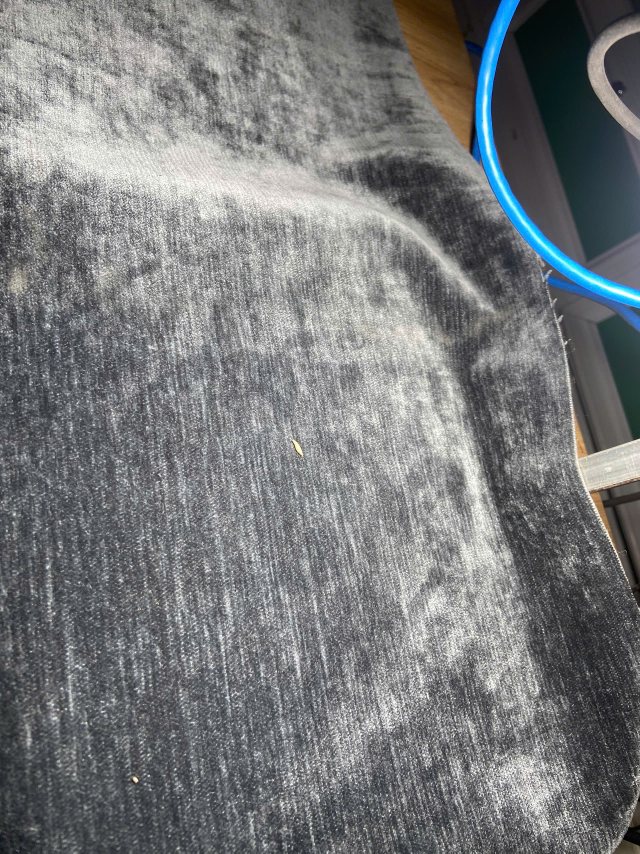
#> input picture example/1786380819696_8207874924451043551_g7970680555252413098_65f7bedb5146c0813f276f1ddf126049.jpg, 1920 x 2560 px (shown at 1/3 size)
$ python preview.py --input ../../../../example/1786380819696_8207874924451043551_g7970680555252413098_65f7bedb5146c0813f276f1ddf126049.jpg   (older library calls are emulated)
#> lines starting #> are read from the running program, lines starting #| are printed output that depends on the picture; after the words box and inside, x2 and y2 are one past the last pixel; in counts of white or black regions, pixels touching at a corner belong together
### backend/app/ai/preprocessing/config.py
"""Typed, reproducible configuration for preprocessing v2."""

from __future__ import annotations

from dataclasses import asdict, dataclass, fields, replace
import hashlib
import json
from pathlib import Path
from typing import Any, Mapping


@dataclass(frozen=True)
class PreprocessConfig:
    preprocessing_version: str = "v2"
    min_width: int = 512
    min_height: int = 512
    blur_threshold: float = 70.0
    max_dark_ratio: float = 0.20
    max_bright_ratio: float = 0.20
    dark_pixel_threshold: int = 20
    bright_pixel_threshold: int = 235

    roi_mode: str = "none"
    fixed_roi: Mapping[str, float | int] | None = None
    automatic_roi_min_area_ratio: float = 0.50
    automatic_roi_margin_ratio: float = 0.02

    apply_orientation_normalization: bool = False
    orientation_confidence_threshold: float = 0.60
    maximum_rotation_degrees: float = 15.0
    expected_orientation_degrees: float = 0.0

    apply_illumination_correction: bool = True
    illumination_sigma_ratio: float = 0.08

    apply_color_normalization: bool = False
    luminance_strength: float = 1.0
    chromatic_strength: float = 0.25
    lab_reference_mean: tuple[float, float, float] | None = None
    lab_reference_std: tuple[float, float, float] | None = None

    apply_denoising: bool = True
    bilateral_diameter: int = 5
    bilateral_sigma_color: float = 20.0
    bilateral_sigma_space: float = 5.0

    apply_clahe: bool = True
    clahe_clip_limit: float = 1.5
    clahe_grid_size: tuple[int, int] = (8, 8)

    apply_sharpening: bool = False
    sharpen_alpha: float = 0.25
    sharpen_sigma: float = 1.0

    target_max_size: int | None = 1024
    letterbox_size: tuple[int, int] | None = None
    patch_sizes: tuple[int, ...] = (224,)
    patch_overlap_ratio: float = 0.50
    minimum_fabric_coverage: float = 0.0

    generate_texture_view: bool = False
    calculate_fft_features: bool = False
    random_seed: int = 0

    def __post_init__(self) -> None:
        if self.preprocessing_version != "v2":
            raise ValueError("PreprocessConfig.preprocessing_version must be 'v2'.")
        if self.min_width <= 0 or self.min_height <= 0:
            raise ValueError("Minimum image dimensions must be positive.")
        if self.blur_threshold < 0:
            raise ValueError("blur_threshold cannot be negative.")
        for name in (
            "max_dark_ratio",
            "max_bright_ratio",
            "automatic_roi_min_area_ratio",
            "automatic_roi_margin_ratio",
            "orientation_confidence_threshold",
            "luminance_strength",
            "chromatic_strength",
            "patch_overlap_ratio",
            "minimum_fabric_coverage",
        ):
            value = float(getattr(self, name))
            if not 0.0 <= value <= 1.0:
                raise ValueError(f"{name} must be between 0 and 1.")
        if self.roi_mode not in {"none", "fixed", "automatic"}:
            raise ValueError("roi_mode must be 'none', 'fixed', or 'automatic'.")
        if self.roi_mode == "fixed" and not self.fixed_roi:
            raise ValueError("fixed_roi is required when roi_mode is 'fixed'.")
        if not 0 < self.illumination_sigma_ratio <= 0.5:
            raise ValueError("illumination_sigma_ratio must be in (0, 0.5].")
        if self.maximum_rotation_degrees < 0 or self.maximum_rotation_degrees > 45:
            raise ValueError("maximum_rotation_degrees must be between 0 and 45.")
        if self.bilateral_diameter < 1 or self.bilateral_diameter % 2 == 0:
            raise ValueError("bilateral_diameter must be a positive odd integer.")
        if self.bilateral_sigma_color <= 0 or self.bilateral_sigma_space <= 0:
            raise ValueError("Bilateral sigmas must be positive.")
        if self.clahe_clip_limit <= 0 or any(value <= 0 for value in self.clahe_grid_size):
            raise ValueError("CLAHE settings must be positive.")
        if self.sharpen_alpha < 0 or self.sharpen_sigma <= 0:
            raise ValueError("Sharpen settings must be non-negative/positive.")
        if self.target_max_size is not None and self.target_max_size <= 0:
            raise ValueError("target_max_size must be positive when provided.")
        if self.letterbox_size is not None and any(value <= 0 for value in self.letterbox_size):
            raise ValueError("letterbox_size dimensions must be positive.")
        if not self.patch_sizes or any(size <= 0 for size in self.patch_sizes):
            raise ValueError("patch_sizes must contain positive integers.")
        if self.lab_reference_mean is not None and len(self.lab_reference_mean) != 3:
            raise ValueError("lab_reference_mean must contain three values.")
        if self.lab_reference_std is not None:
            if len(self.lab_reference_std) != 3 or any(value <= 0 for value in self.lab_reference_std):
                raise ValueError("lab_reference_std must contain three positive values.")
        if self.apply_color_normalization and (
            self.lab_reference_mean is None or self.lab_reference_std is None
        ):
            raise ValueError("Color normalization requires Lab reference mean and std.")

    def to_dict(self) -> dict[str, Any]:
        return _json_compatible(asdict(self))

    @property
    def configuration_hash(self) -> str:
        payload = json.dumps(self.to_dict(), sort_keys=True, separators=(",", ":"))
        return hashlib.sha256(payload.encode("utf-8")).hexdigest()

    # [94 lines left out: functions from_mapping, load, with_overrides, load_registry_overrides, normalize_registry_overrides, not called in this run]


ABLATION_VARIANTS: dict[str, dict[str, Any]] = {
    "P0": {
        "apply_illumination_correction": False,
        "apply_denoising": False,
        "apply_clahe": False,
    },
    "P1": {"apply_denoising": False, "apply_clahe": False},
    "P2": {"apply_denoising": True, "apply_clahe": False},
    "P3": {},
    "P4": {"apply_orientation_normalization": True},
    "P5": {"patch_sizes": (128, 224, 384)},
    "P6": {"patch_sizes": (128, 224, 384), "generate_texture_view": True},
    "P7": {
        "patch_sizes": (128, 224, 384),
        "generate_texture_view": True,
        "calculate_fft_features": True,
    },
}


# [5 lines left out: function config_for_ablation, not called in this run]


def _json_compatible(value: Any) -> Any:
    if isinstance(value, tuple):
        return [_json_compatible(item) for item in value]
    if isinstance(value, dict):
        return {str(key): _json_compatible(item) for key, item in value.items()}
    return value

### backend/app/ai/preprocessing/quality.py
"""Image decoding and quality validation."""

from __future__ import annotations

from dataclasses import asdict, dataclass
from pathlib import Path

import cv2
import numpy as np
from PIL import Image, UnidentifiedImageError

from backend.app.ai.preprocessing.config import PreprocessConfig


SUPPORTED_IMAGE_EXTENSIONS = {".bmp", ".jpeg", ".jpg", ".png", ".tif", ".tiff", ".webp"}


@dataclass(frozen=True)
class QualityMetrics:
    width: int = 0
    height: int = 0
    laplacian_variance: float = 0.0
    dark_ratio: float = 0.0
    bright_ratio: float = 0.0
    decode_success: bool = False
    channel_count: int = 0

    def to_dict(self) -> dict[str, int | float | bool]:
        return asdict(self)


@dataclass(frozen=True)
class QualityValidation:
    valid: bool
    reasons: tuple[str, ...]


def load_image(path: Path) -> tuple[np.ndarray | None, str | None]:
    """Decode an image as uint8 BGR without failing the surrounding batch."""

    if path.suffix.lower() not in SUPPORTED_IMAGE_EXTENSIONS:
        return None, "unsupported_format"
    try:
        encoded = np.fromfile(path, dtype=np.uint8)
        decoded = cv2.imdecode(encoded, cv2.IMREAD_UNCHANGED)
#> decoded is the input picture: shape (2560, 1920, 3); mean B, G, R 123.5, 122, 119.8
    except (OSError, ValueError):
        return None, "cannot_decode"
    if decoded is None:
        return None, "cannot_decode"
    if decoded.ndim == 2:
        decoded = cv2.cvtColor(decoded, cv2.COLOR_GRAY2BGR)
    elif decoded.ndim == 3 and decoded.shape[2] == 4:
        decoded = cv2.cvtColor(decoded, cv2.COLOR_BGRA2BGR)
    elif decoded.ndim != 3 or decoded.shape[2] != 3:
        return None, "unsupported_channel_count"
    if decoded.dtype != np.uint8:
        decoded = cv2.normalize(decoded, None, 0, 255, cv2.NORM_MINMAX).astype(np.uint8)
    decoded = _apply_exif_orientation(decoded, _read_exif_orientation(path))
    return decoded, None


def _read_exif_orientation(path: Path) -> int:
    try:
        with Image.open(path) as image:
            return int(image.getexif().get(274, 1))
    except (OSError, UnidentifiedImageError, TypeError, ValueError):
        return 1


def _apply_exif_orientation(image: np.ndarray, orientation: int) -> np.ndarray:
    if orientation == 2:
        return cv2.flip(image, 1)
    if orientation == 3:
        return cv2.rotate(image, cv2.ROTATE_180)
    if orientation == 4:
        return cv2.flip(image, 0)
    if orientation == 5:
        return cv2.transpose(image)
    if orientation == 6:
        return cv2.rotate(image, cv2.ROTATE_90_CLOCKWISE)
    if orientation == 7:
        return cv2.flip(cv2.transpose(image), -1)
    if orientation == 8:
        return cv2.rotate(image, cv2.ROTATE_90_COUNTERCLOCKWISE)
    return image


def calculate_quality_metrics(
    image: np.ndarray | None,
    config: PreprocessConfig | None = None,
) -> QualityMetrics:
    if image is None:
        return QualityMetrics()
    cfg = config or PreprocessConfig()
    height, width = image.shape[:2]
    channels = 1 if image.ndim == 2 else image.shape[2]
    if image.ndim == 2:
        gray = image
    elif channels in {3, 4}:
        gray = cv2.cvtColor(image[:, :, :3], cv2.COLOR_BGR2GRAY)
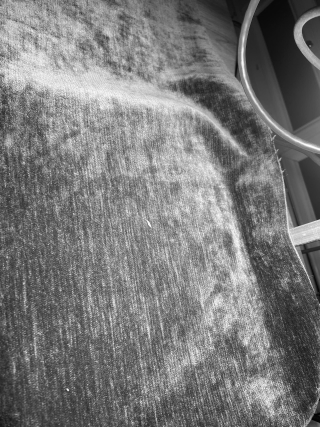
#> gray: shape (2560, 1920) (shown at 1/6 size); min 0, max 255, mean 121.6
    else:
        return QualityMetrics(width=width, height=height, decode_success=True, channel_count=channels)
    laplacian_variance = float(cv2.Laplacian(gray, cv2.CV_64F).var())
#> laplacian_variance = 1071.2
    return QualityMetrics(
        width=width,
        height=height,
        laplacian_variance=laplacian_variance,
        dark_ratio=float(np.mean(gray <= cfg.dark_pixel_threshold)),
        bright_ratio=float(np.mean(gray >= cfg.bright_pixel_threshold)),
        decode_success=True,
        channel_count=channels,
    )


def validate_quality(metrics: QualityMetrics, config: PreprocessConfig) -> QualityValidation:
    reasons: list[str] = []
    if not metrics.decode_success:
        reasons.append("cannot_decode")
    else:
        if metrics.channel_count not in {1, 3, 4}:
            reasons.append("unsupported_channel_count")
        if metrics.width < config.min_width:
            reasons.append("image_width_too_small")
        if metrics.height < config.min_height:
            reasons.append("image_height_too_small")
        if metrics.laplacian_variance < config.blur_threshold:
            reasons.append("image_too_blurry")
        if metrics.dark_ratio > config.max_dark_ratio:
            reasons.append("image_too_dark")
        if metrics.bright_ratio > config.max_bright_ratio:
            reasons.append("image_too_bright")
    return QualityValidation(valid=not reasons, reasons=tuple(reasons))

### backend/app/ai/preprocessing/roi.py
"""Conservative fabric region-of-interest extraction."""

from __future__ import annotations

from dataclasses import asdict, dataclass
from typing import Mapping

import cv2
import numpy as np

from backend.app.ai.preprocessing.config import PreprocessConfig


@dataclass(frozen=True)
class RoiMetadata:
    mode: str
    applied: bool
    x1: int
    y1: int
    x2: int
    y2: int
    retained_area_ratio: float
    confidence: float
    fallback_reason: str | None = None

    def to_dict(self) -> dict[str, int | float | str | bool | None]:
        return asdict(self)


def extract_roi(image: np.ndarray, config: PreprocessConfig) -> tuple[np.ndarray, RoiMetadata]:
    height, width = image.shape[:2]
    if config.roi_mode == "none":
        return image.copy(), _full_metadata(width, height, "none")
    if config.roi_mode == "fixed":
        box = resolve_fixed_roi(config.fixed_roi or {}, width, height)
        if box is None:
            return image.copy(), _full_metadata(width, height, "fixed", "invalid_or_empty_fixed_roi")
        x1, y1, x2, y2 = box
        return image[y1:y2, x1:x2].copy(), RoiMetadata(
            mode="fixed",
            applied=True,
            x1=x1,
            y1=y1,
            x2=x2,
            y2=y2,
            retained_area_ratio=((x2 - x1) * (y2 - y1)) / (width * height),
            confidence=1.0,
        )
    return _automatic_roi(image, config)


# [70 lines left out: functions resolve_fixed_roi, _automatic_roi, not called in this run]


def _full_metadata(
    width: int,
    height: int,
    mode: str,
    fallback_reason: str | None = None,
    confidence: float = 1.0,
) -> RoiMetadata:
    return RoiMetadata(
        mode=mode,
        applied=False,
        x1=0,
        y1=0,
        x2=width,
        y2=height,
        retained_area_ratio=1.0,
        confidence=confidence,
        fallback_reason=fallback_reason,
    )

### backend/app/ai/preprocessing/orientation.py
"""Optional dominant-weave orientation normalization."""

from __future__ import annotations

from dataclasses import asdict, dataclass
import math

import cv2
import numpy as np

from backend.app.ai.preprocessing.config import PreprocessConfig


@dataclass(frozen=True)
class OrientationMetadata:
    estimated_angle_degrees: float
    correction_degrees: float
    confidence: float
    applied: bool
    reason: str

    def to_dict(self) -> dict[str, float | bool | str]:
        return asdict(self)


def estimate_dominant_angle(image: np.ndarray) -> tuple[float, float]:
    gray = cv2.cvtColor(image, cv2.COLOR_BGR2GRAY)
    gray = cv2.GaussianBlur(gray, (5, 5), 1.0)
    gx = cv2.Sobel(gray, cv2.CV_32F, 1, 0, ksize=3)
    gy = cv2.Sobel(gray, cv2.CV_32F, 0, 1, ksize=3)
    magnitude = cv2.magnitude(gx, gy)
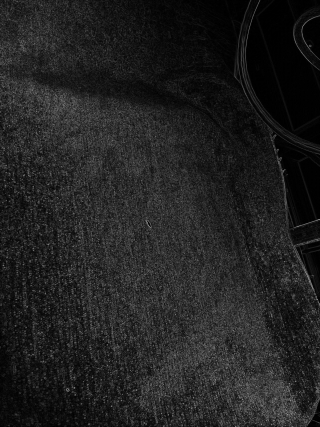
#> magnitude: shape (2560, 1920) float32 (shown at 1/6 size); min 0, max 519.4, mean 68.7; drawn with min black and max white
    if float(magnitude.sum()) <= 1e-6:
        return 0.0, 0.0
    # Gradient direction is perpendicular to the weave edge. Fold the angle
    # into [-45, 45) because woven structure is orthogonal.
    angles = np.rad2deg(np.arctan2(gy, gx)) + 90.0
    folded = ((angles + 45.0) % 90.0) - 45.0
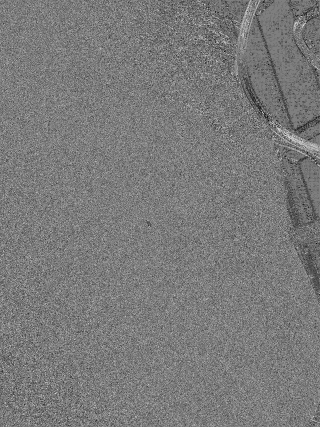
#> folded: shape (2560, 1920) float32 (shown at 1/6 size); min -45, max 44.81, mean -1.8; drawn with min black and max white
    bins = np.linspace(-45.0, 45.0, 181)
    histogram, edges = np.histogram(folded, bins=bins, weights=magnitude)
#> histogram = 180 values, max 4553856 at index 90, min 317696 at index 179, mean 1875780.1; edges = 181 values from -45 to 45
    peak = int(np.argmax(histogram))
#> peak = 90
    angle = float((edges[peak] + edges[peak + 1]) / 2.0)
#> angle = 0.25
    confidence = float(histogram[peak] / max(float(histogram.sum()), 1e-6))
#> confidence = 0.0135
    # A single half-degree bin understates reliable clustered orientations.
    neighborhood = histogram[max(0, peak - 6) : min(len(histogram), peak + 7)]
#> neighborhood = [1745984, 1987264, 1934192, 1920304, 1739632, 667488, 4553856, 1763840, 1900896, 1913328, 1961136, 1718224, 1976816]
    confidence = min(1.0, float(neighborhood.sum() / max(float(histogram.sum()), 1e-6)) * 3.0)
#> confidence = 0.229
    return angle, confidence


def normalize_orientation(
    image: np.ndarray,
    config: PreprocessConfig,
) -> tuple[np.ndarray, OrientationMetadata]:
    angle, confidence = estimate_dominant_angle(image)
#> angle = 0.25; confidence = 0.229
    correction = config.expected_orientation_degrees - angle
#> correction = -0.25
    if not config.apply_orientation_normalization:
        return image.copy(), OrientationMetadata(angle, correction, confidence, False, "disabled")
    if confidence < config.orientation_confidence_threshold:
        return image.copy(), OrientationMetadata(angle, correction, confidence, False, "low_confidence")
    if abs(correction) > config.maximum_rotation_degrees:
        return image.copy(), OrientationMetadata(angle, correction, confidence, False, "unsafe_rotation")
    if math.isclose(correction, 0.0, abs_tol=0.1):
        return image.copy(), OrientationMetadata(angle, correction, confidence, False, "already_aligned")
    height, width = image.shape[:2]
    matrix = cv2.getRotationMatrix2D((width / 2.0, height / 2.0), correction, 1.0)
    rotated = cv2.warpAffine(
        image,
        matrix,
        (width, height),
        flags=cv2.INTER_LINEAR,
        borderMode=cv2.BORDER_REFLECT_101,
    )
    return rotated, OrientationMetadata(angle, correction, confidence, True, "applied")

### backend/app/ai/preprocessing/illumination.py
"""Lab luminance illumination-field correction."""

from __future__ import annotations

import cv2
import numpy as np


def correct_illumination(image: np.ndarray, sigma_ratio: float = 0.08) -> np.ndarray:
#> called with sigma_ratio = 0.08
    if image.dtype != np.uint8 or image.ndim != 3 or image.shape[2] != 3:
        raise ValueError("Illumination correction expects a uint8 BGR image.")
    height, width = image.shape[:2]
    sigma = max(1.0, float(min(height, width)) * sigma_ratio)
    lab = cv2.cvtColor(image, cv2.COLOR_BGR2LAB)
#> lab: shape (2560, 1920, 3); mean of channels 0, 1, 2 128.6, 127.9, 127
    luminance = lab[:, :, 0].astype(np.float32)
    background = cv2.GaussianBlur(
        luminance,
        (0, 0),
        sigmaX=sigma,
        sigmaY=sigma,
        borderType=cv2.BORDER_REFLECT_101,
    )
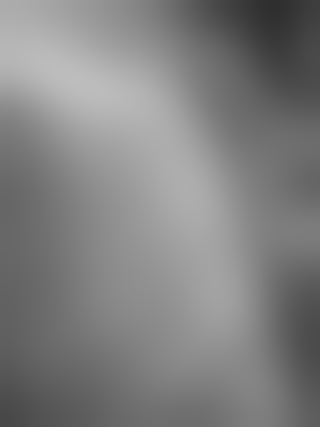
#> background: shape (2560, 1920) float32 (shown at 1/6 size); min 46.89, max 189.1, mean 128.6
    mean_background = max(float(background.mean()), 1.0)
#> mean_background = 128.6
    corrected = luminance / np.maximum(background, 1.0) * mean_background
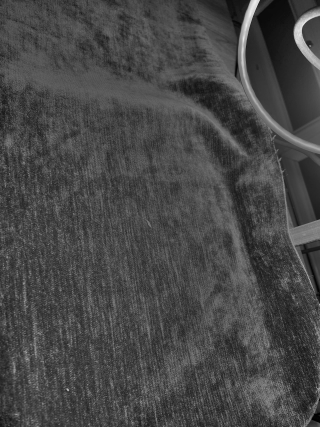
#> corrected: shape (2560, 1920) float32 (shown at 1/6 size); min 0, max 451.1, mean 127; drawn with min black and max white
    result_lab = lab.copy()
    target_luminance = np.clip(corrected, 0, 255).astype(np.uint8)
    result_lab[:, :, 0] = target_luminance
#> result_lab: shape (2560, 1920, 3); mean of channels 0, 1, 2 125.8, 127.9, 127
    output = cv2.cvtColor(result_lab, cv2.COLOR_LAB2BGR)
    # Some corrected Lab colors can fall outside the BGR gamut. In those
    # pixels only, conservatively reduce the luminance correction until the
    # original chromatic channels survive the round trip.
    original_luminance = lab[:, :, 0]
    for _ in range(7):
        roundtrip = cv2.cvtColor(output, cv2.COLOR_BGR2LAB)
        chroma_error = np.max(
            np.abs(roundtrip[:, :, 1:].astype(np.int16) - lab[:, :, 1:].astype(np.int16)),
            axis=2,
        )
        unsafe = chroma_error > 2
        if not bool(np.any(unsafe)):
            break
        target_luminance[unsafe] = (
            target_luminance[unsafe].astype(np.uint16) + original_luminance[unsafe].astype(np.uint16)
        ) // 2
        result_lab[:, :, 0] = target_luminance
        output = cv2.cvtColor(result_lab, cv2.COLOR_LAB2BGR)
#> this loop made 6 passes
#> pass 1, in correct_illumination, `unsafe = chroma_error > 2`:
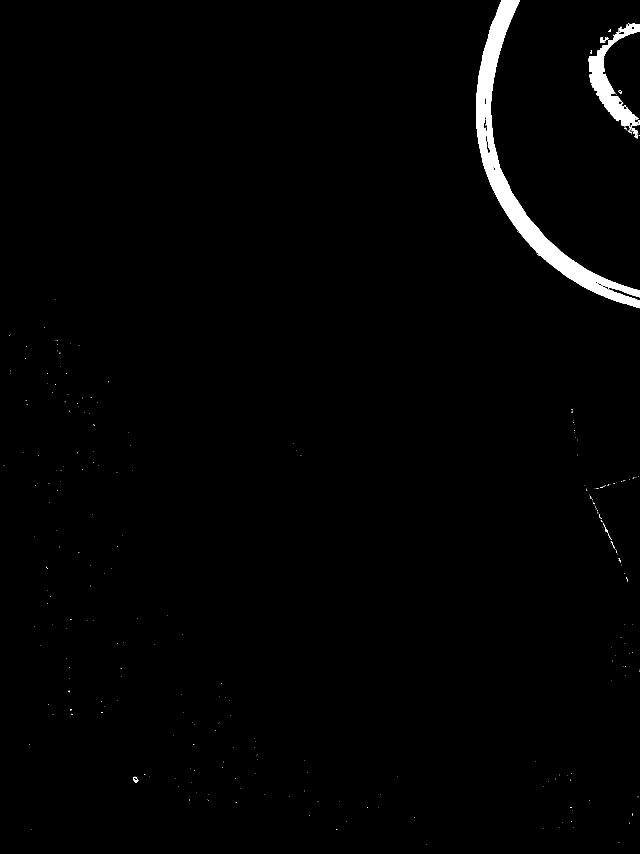
#> unsafe: shape (2560, 1920) bool (shown at 1/3 size); 1.4% white; 330 white regions (319 under 20 px), largest, box (x1, y1, x2, y2) and area: (1428, 0, 1920, 925) 52818, (1765, 70, 1920, 376) 13491, (1895, 384, 1912, 412) 186
#> after the loop:
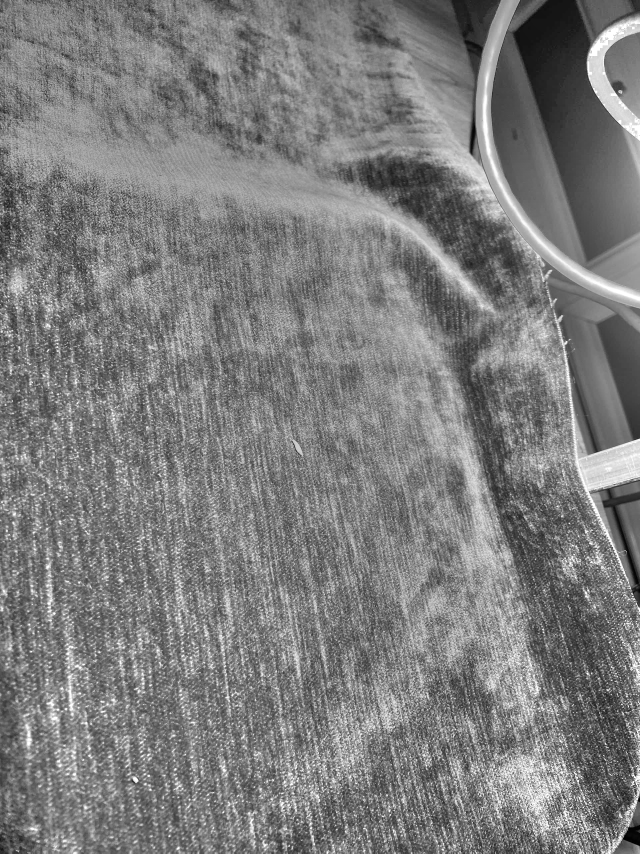
#> target_luminance: shape (2560, 1920) (shown at 1/3 size); min 0, max 255, mean 125.2
    return output

### backend/app/ai/preprocessing/denoise.py
"""Mild edge-preserving denoising."""

import cv2
import numpy as np


def bilateral_denoise(
    image: np.ndarray,
    diameter: int = 5,
    sigma_color: float = 20.0,
    sigma_space: float = 5.0,
) -> np.ndarray:
#> called with diameter = 5, sigma_color = 20, sigma_space = 5
    return cv2.bilateralFilter(
        image,
        d=diameter,
        sigmaColor=sigma_color,
        sigmaSpace=sigma_space,
        borderType=cv2.BORDER_REFLECT_101,
    )
#> (the rest of the program and of its run is left out)
